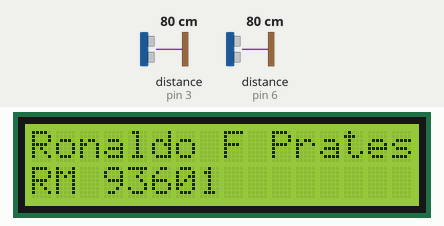
This sketch was run on a simulated Arduino Uno, built with avr-gcc and run on an emulated ATmega328P. Shown: 16×2 character LCD. Inputs (shaded band) come from the test bench; at power-on: distance to the obstacle (sensors on pin 3, pin 6) 80 cm. The echo pulse lasts 58.3 µs per cm; what the sketch prints to the serial monitor is not drawn.

Above: at 0.1 s.
At 5.2 s:
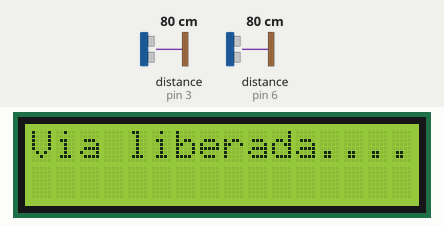

The sketch:

multiple_hcsr04.ino
```cpp
/*
     GLOBAL SOLUTION - IOT
     MORGANTINI

     @author - Ronaldo Prates - 93601


     CÓDIGO:  Q0624
     AUTOR:   BrincandoComIdeias
     LINK:    https://www.youtube.com/brincandocomideias ; https://cursodearduino.net/ ; https://cursoderobotica.net
     COMPRE:  https://www.arducore.com.br/
     SKETCH:  Exemplo LiquidCrystal_I2C
     DATA:    11/02/2020
*/


#include <Wire.h>
#include <LiquidCrystal_I2C.h>
#include <HCSR04.h>

#define endereco  0x27
#define colunas   16
#define linhas    2

int triggerPinLeft = 5;
int echoPinLeft = 6;

int triggerPinRight = 2;
int echoPinRight = 3;

int initDelay = 5000;
int loopDelay = 10000;

String alertMessage = "Via Interditada...";
String warningMessage = "Via em Atencao...";
String okMessage = "Via liberada.....";

HCSR04 hc1(triggerPinLeft, echoPinLeft); //HCSR04 (trig pin , echo pin);
HCSR04 hc2(triggerPinRight, echoPinRight); //HCSR04 (trig pin , echo pin);

LiquidCrystal_I2C lcd(endereco, colunas, linhas);


void setup() {

  Serial.begin(9600);

  lcd.init();
  lcd.backlight();
  lcd.clear();

  lcd.print("Ronaldo F Prates");
  lcd.setCursor(0, 1);
  lcd.print("RM 93601");

  delay(initDelay);

}

void loop() {

  logger();

  int minimumValue = 26;
  int maximumValue = 27;

  bool isRedAlert = hc1.dist() <= minimumValue && hc2.dist() <= minimumValue;
  bool isOrangeAlert = (hc1.dist() > minimumValue && hc2.dist() <= maximumValue);


  lcd.clear();

  if(isRedAlert) {

    lcd.print(alertMessage);

  }
  else if(isOrangeAlert){

    lcd.print(warningMessage);

  }

  lcd.print(okMessage);

  delay(loopDelay);

}

 void logger(void) {
  Serial.println("DIREITA:: ");
  Serial.println(hc1.dist());

  Serial.println("---------------");

  Serial.println("ESQUERDA:: ");
  Serial.println(hc2.dist());

  Serial.println("---------------");
  Serial.println("---------------");
  Serial.println("---------------");

}
```
